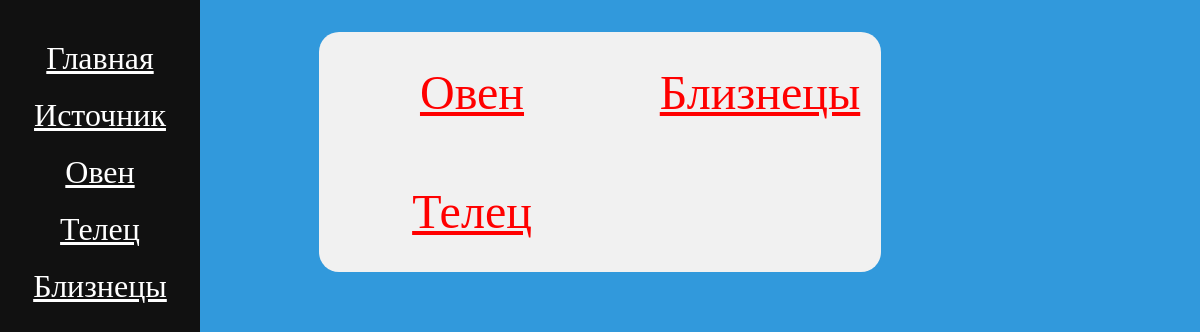
The app's page /, older data.
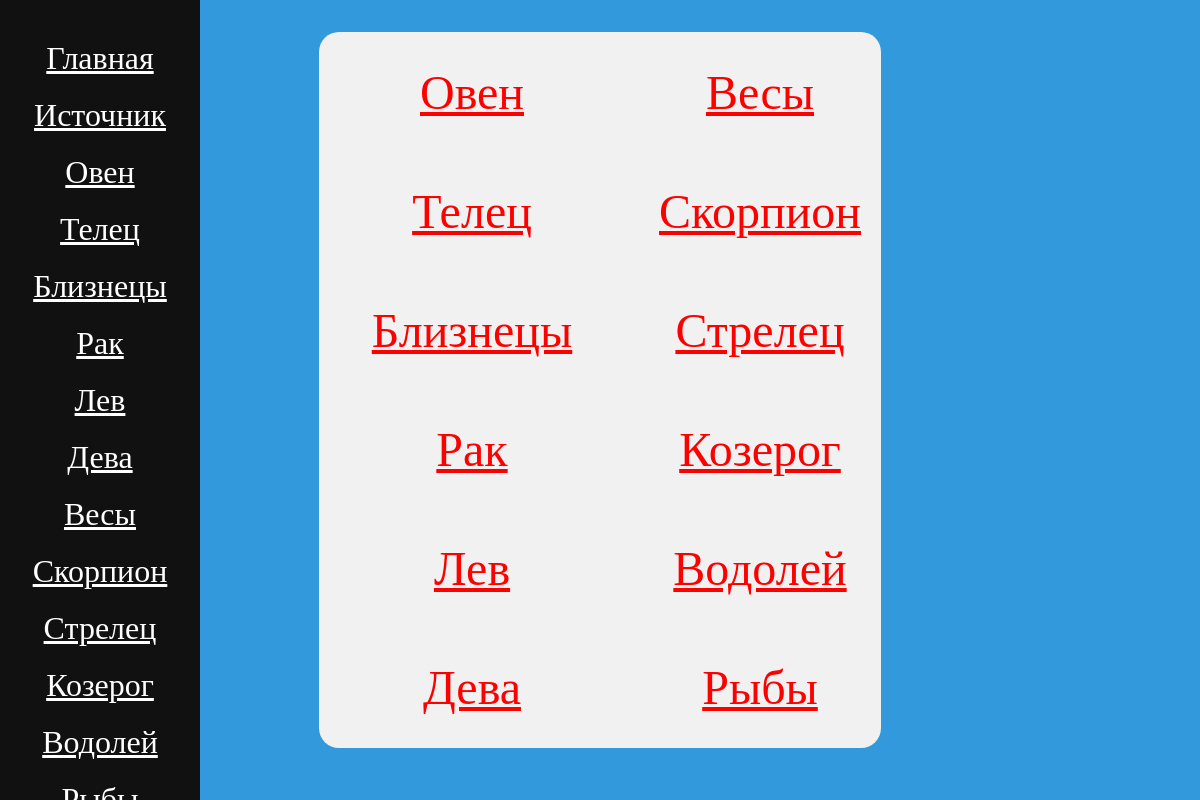
The same page, newer data.
### horoscope/models.py (models this page shows, shortened)
class ZodiakSing(models.Model):
    name = models.CharField(max_length=255)
    code = models.CharField(max_length=45, unique=True)
    description = models.TextField(blank=True)
    date_from = models.DateField()
    date_to = models.DateField()
    elements = models.ForeignKey(Elements, on_delete=models.PROTECT)

### horoscope/views.py (the view)
# urls.py: path('', views.index, name='index'),
def index(request):
    context = {
        'zodiac_sings': ZodiakSing.objects.all(),
    }
    return render(request, 'horoscope/index.html', context=context)

### horoscope/templates/horoscope/index.html (shortened to what this page needs)
 {% extends 'base.html' %}
{% load static %}
{% load my_filter %}
{% block cssadd %}
<link rel="stylesheet" href="{% static 'horoscope/css/index.css' %}">
{% endblock %}
{% block content %}
{% include 'includes/navbar.html' %}
<ul>
    {% for zodiac_sing in zodiac_sings %}
        <li><a href="{% url 'sign_zodiac' code=zodiac_sing.code %}">{{zodiac_sing.name}}</a></li>
    {% endfor %}
</ul>
{% endblock %}

### templates/base.html (shortened to what this page needs)
{% load static %}
<!DOCTYPE html>
<html lang="en">
<head>
    <link rel="stylesheet" href="{% static 'css/base.css' %}">
    {% block cssadd %}{% endblock %}
</head>
<body>
    {% block content %}{% endblock %}
</body>
</html>

### horoscope/templates/includes/navbar.html
{% load my_filter %}
<nav>
    <a href="{% url 'index'  %}">Главная</a>
    <a href="google.com">Источник</a>
    {% for zodiac_sing in zodiac_sings %}
        <a href="{% url 'sign_zodiac' code=zodiac_sing.code %}">{{zodiac_sing.name}}</a>
    {% endfor %}
</nav>

### static/css/base.css (style rules this page uses)
html { background-color: #3199dc; }
nav { text-align: center; color: white; font-size: 2rem; height: 100%; width: 200px; position: fixed; z-index: 1; top: 0; left: 0; background-color: #111; overflow-x: hidden; padding-top: 20px; }
nav a { color: white; display: block; font-size: 2rem; margin: 20px; }

### horoscope/static/horoscope/css/index.css (style rules this page uses)
ul { -webkit-column-count: 2; -moz-column-count: 2; column-count: 2; list-style-type: none; background-color: #f1f1f1; width: 90%; max-width: 35rem; border-radius: 20px; margin: 2rem auto; padding: 1px; }
ul li { text-align: center; width: 100%; font-size: 3rem; padding: 2rem 1rem; color: red; }
a { color: red; }

Row changes from the older to the newer data that the page shows:
added ZodiakSing: name "Рак"
added ZodiakSing: name "Лев"
added ZodiakSing: name "Дева"
added ZodiakSing: name "Весы"
added ZodiakSing: name "Скорпион"
added ZodiakSing: name "Стрелец"
added ZodiakSing: name "Козерог"
added ZodiakSing: name "Водолей"
added ZodiakSing: name "Рыбы"
